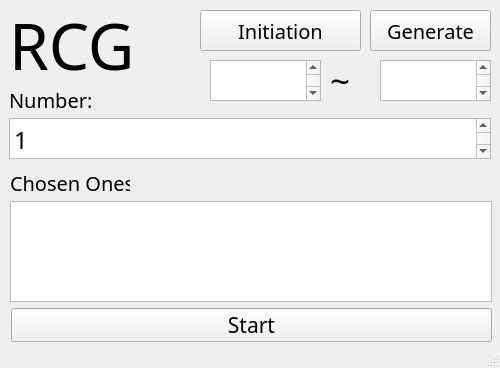
<?xml version="1.0" encoding="UTF-8"?>
<ui version="4.0">
 <class>MainWindow</class>
 <widget class="QMainWindow" name="MainWindow">
  <property name="geometry">
   <rect>
    <x>0</x>
    <y>0</y>
    <width>500</width>
    <height>368</height>
   </rect>
  </property>
  <property name="windowTitle">
   <string>RCG</string>
  </property>
  <property name="windowIcon">
   <iconset>
    <normaloff>icon.ico</normaloff>icon.ico</iconset>
  </property>
  <widget class="QWidget" name="centralwidget">
   <widget class="QLabel" name="label">
    <property name="geometry">
     <rect>
      <x>9</x>
      <y>9</y>
      <width>192</width>
      <height>72</height>
     </rect>
    </property>
    <property name="font">
     <font>
      <family>Trebuchet MS</family>
      <pointsize>48</pointsize>
     </font>
    </property>
    <property name="text">
     <string>RCG</string>
    </property>
   </widget>
   <widget class="QPushButton" name="pushButton">
    <property name="geometry">
     <rect>
      <x>11</x>
      <y>308</y>
      <width>481</width>
      <height>34</height>
     </rect>
    </property>
    <property name="font">
     <font>
      <family>Trebuchet MS</family>
      <pointsize>16</pointsize>
     </font>
    </property>
    <property name="text">
     <string>Start</string>
    </property>
   </widget>
   <widget class="QTextBrowser" name="outputer">
    <property name="geometry">
     <rect>
      <x>10</x>
      <y>201</y>
      <width>482</width>
      <height>101</height>
     </rect>
    </property>
    <property name="font">
     <font>
      <family>Trebuchet MS</family>
      <pointsize>28</pointsize>
     </font>
    </property>
    <property name="html">
     <string>&lt;!DOCTYPE HTML PUBLIC &quot;-//W3C//DTD HTML 4.0//EN&quot; &quot;http://www.w3.org/TR/REC-html40/strict.dtd&quot;&gt;
&lt;html&gt;&lt;head&gt;&lt;meta name=&quot;qrichtext&quot; content=&quot;1&quot; /&gt;&lt;style type=&quot;text/css&quot;&gt;
p, li { white-space: pre-wrap; }
&lt;/style&gt;&lt;/head&gt;&lt;body style=&quot; font-family:'Trebuchet MS'; font-size:28pt; font-weight:400; font-style:normal;&quot;&gt;
&lt;p style=&quot;-qt-paragraph-type:empty; margin-top:0px; margin-bottom:0px; margin-left:0px; margin-right:0px; -qt-block-indent:0; text-indent:0px;&quot;&gt;&lt;br /&gt;&lt;/p&gt;&lt;/body&gt;&lt;/html&gt;</string>
    </property>
    <property name="cursorWidth">
     <number>0</number>
    </property>
   </widget>
   <widget class="QLabel" name="label_2">
    <property name="geometry">
     <rect>
      <x>9</x>
      <y>87</y>
      <width>120</width>
      <height>25</height>
     </rect>
    </property>
    <property name="font">
     <font>
      <family>Trebuchet MS</family>
      <pointsize>15</pointsize>
     </font>
    </property>
    <property name="text">
     <string>Number: </string>
    </property>
   </widget>
   <widget class="QPlainTextEdit" name="inputer">
    <property name="geometry">
     <rect>
      <x>9</x>
      <y>118</y>
      <width>482</width>
      <height>41</height>
     </rect>
    </property>
    <property name="font">
     <font>
      <family>Trebuchet MS</family>
      <pointsize>18</pointsize>
     </font>
    </property>
    <property name="plainText">
     <string>1</string>
    </property>
   </widget>
   <widget class="QLabel" name="label_3">
    <property name="geometry">
     <rect>
      <x>10</x>
      <y>170</y>
      <width>120</width>
      <height>25</height>
     </rect>
    </property>
    <property name="font">
     <font>
      <family>Trebuchet MS</family>
      <pointsize>15</pointsize>
     </font>
    </property>
    <property name="text">
     <string>Chosen Ones: </string>
    </property>
   </widget>
   <widget class="QPushButton" name="first">
    <property name="geometry">
     <rect>
      <x>200</x>
      <y>10</y>
      <width>161</width>
      <height>41</height>
     </rect>
    </property>
    <property name="font">
     <font>
      <family>Trebuchet MS</family>
      <pointsize>15</pointsize>
     </font>
    </property>
    <property name="text">
     <string>Initiation</string>
    </property>
   </widget>
   <widget class="QPlainTextEdit" name="min">
    <property name="geometry">
     <rect>
      <x>210</x>
      <y>60</y>
      <width>111</width>
      <height>41</height>
     </rect>
    </property>
    <property name="font">
     <font>
      <family>Trebuchet MS</family>
      <pointsize>18</pointsize>
     </font>
    </property>
   </widget>
   <widget class="QPlainTextEdit" name="max">
    <property name="geometry">
     <rect>
      <x>380</x>
      <y>60</y>
      <width>111</width>
      <height>41</height>
     </rect>
    </property>
    <property name="font">
     <font>
      <family>Trebuchet MS</family>
      <pointsize>18</pointsize>
     </font>
    </property>
   </widget>
   <widget class="QPushButton" name="generator">
    <property name="geometry">
     <rect>
      <x>370</x>
      <y>10</y>
      <width>121</width>
      <height>41</height>
     </rect>
    </property>
    <property name="font">
     <font>
      <family>Trebuchet MS</family>
      <pointsize>15</pointsize>
     </font>
    </property>
    <property name="text">
     <string>Generate</string>
    </property>
   </widget>
   <widget class="QLabel" name="label_4">
    <property name="geometry">
     <rect>
      <x>330</x>
      <y>60</y>
      <width>41</width>
      <height>41</height>
     </rect>
    </property>
    <property name="font">
     <font>
      <family>Trebuchet MS</family>
      <pointsize>26</pointsize>
     </font>
    </property>
    <property name="text">
     <string>~</string>
    </property>
   </widget>
  </widget>
  <widget class="QStatusBar" name="statusbar"/>
 </widget>
 <resources/>
 <connections/>
</ui>
